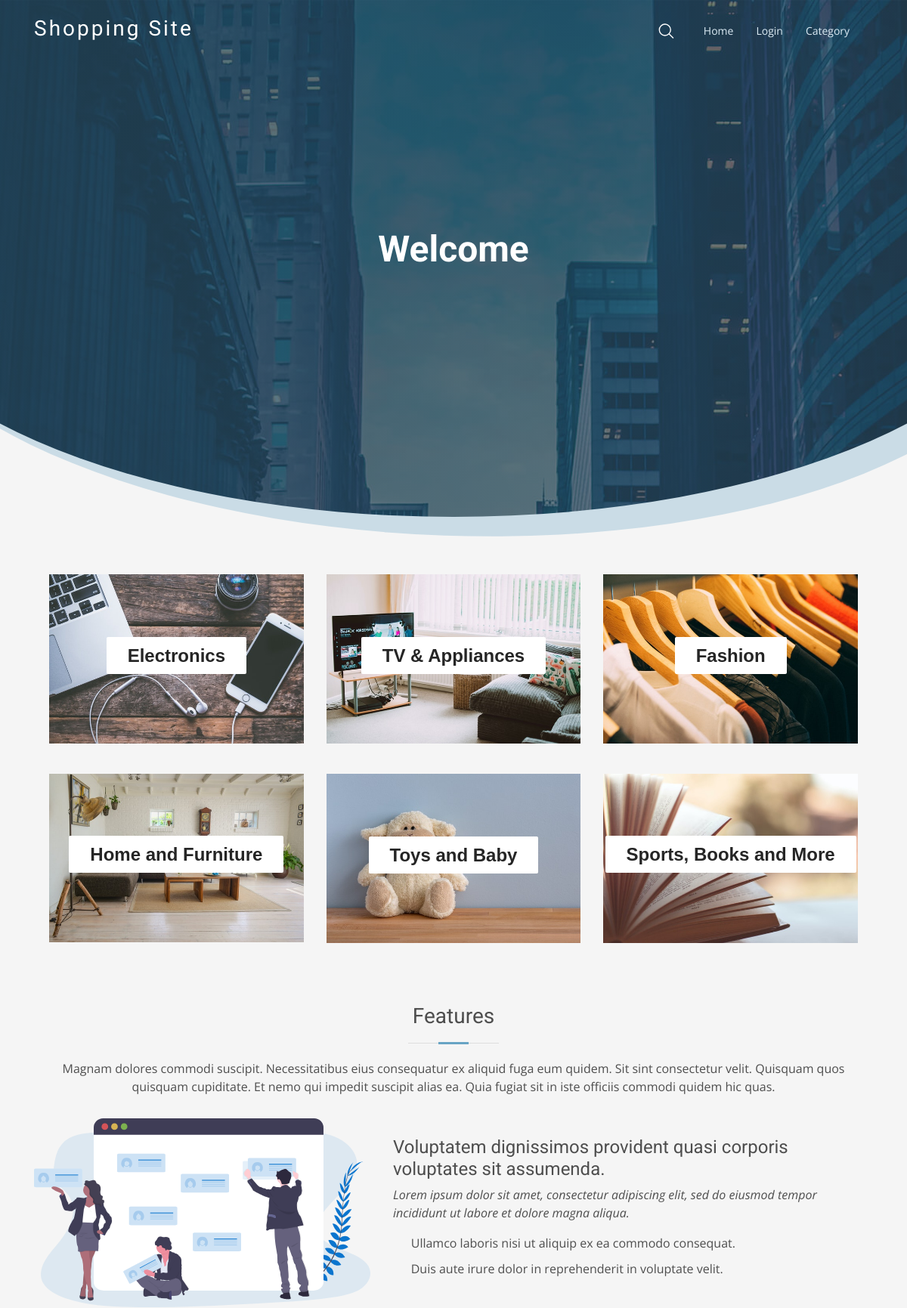
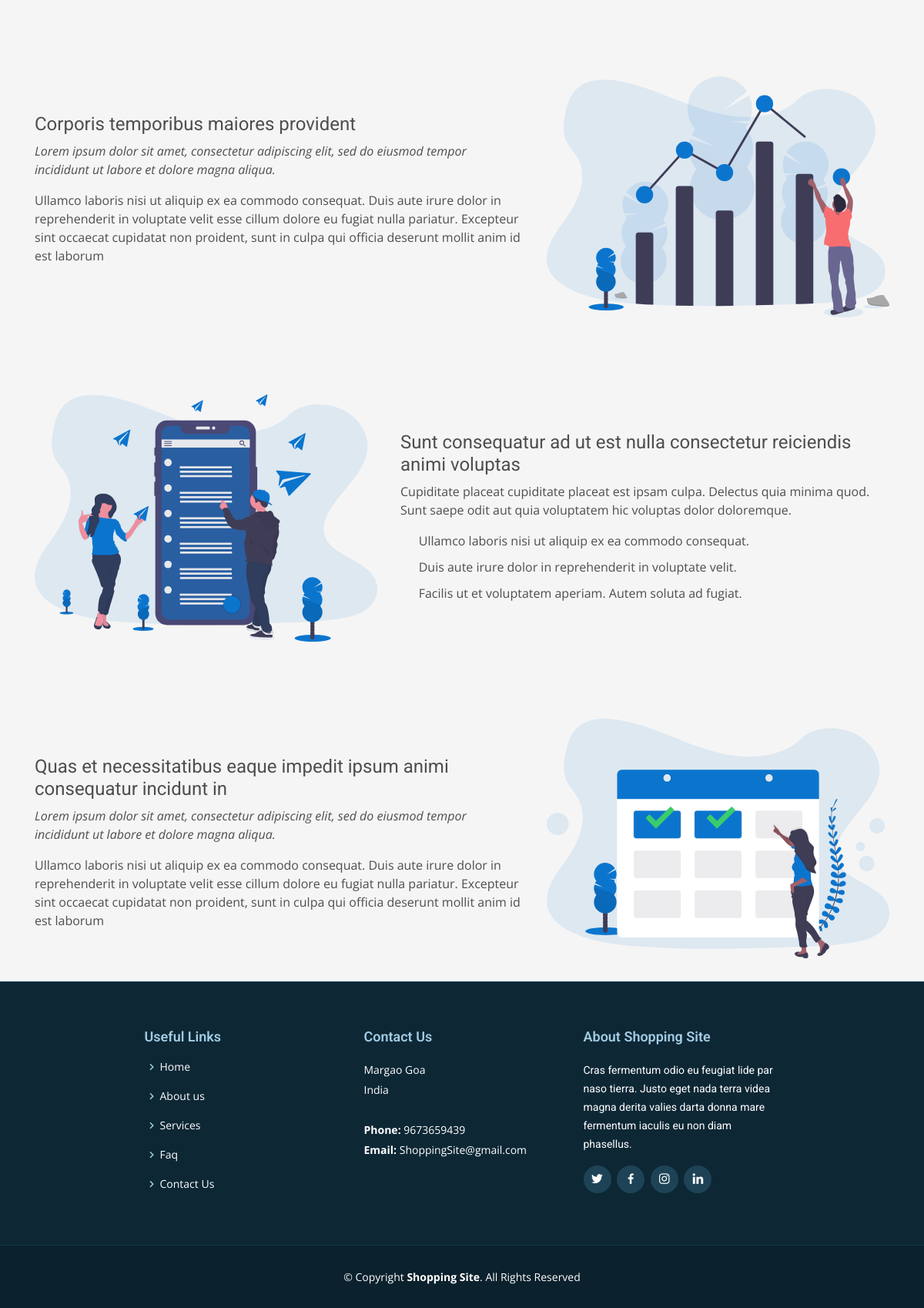
The page / on the database its author committed (2 pictures, top to bottom).
### products/models.py (models this page shows, shortened)
class Category(MPTTModel):
    name = models.CharField(max_length=50, unique=True)
    parent = TreeForeignKey('self', null=True, blank=True, related_name='children', db_index=True,
                            on_delete=models.CASCADE)
    image_url = models.ImageField(upload_to='category/img', null=True, blank=True)
    description = models.CharField(max_length=200, null=True, blank=True)
    slug = models.SlugField(unique=True, blank=True)
    class MPTTMeta:
        order_insertion_by = ['name']
    class Meta:
        unique_together = ('parent', 'slug')
        verbose_name_plural = 'categories'

### products/views.py (the view)
# urls.py: path('', views.homepage, name='homepage'),
def homepage(request):
    category = Category.objects.filter(level=0)
    return render(request, 'template/homepage.html', {'category': category})

### products/context_processors.py (called while the page is built)
def add_variable_to_context(request):
    if request.user.is_authenticated:
        wishlist_count = Profile.objects.get(user=request.user).wishlist_products.all().count()
        cart_count = Profile.objects.get(user=request.user).cart_products.all().count()
        order_count = Admin.objects.filter(customer=request.user).count()
        notification_count = Notification.objects.filter(user=request.user, close=False).count()
        notification_new_count = Notification.objects.filter(user=request.user, seen=False).count()
        return {
            'order_count': order_count,
            'wishlist_count': wishlist_count,
            'cart_count': cart_count,
            'notification_count': notification_count,
            'notification_new_count': notification_new_count,
        }
    else:
        return {}

### products/templates/template/homepage.html (shortened to what this page needs)
{% extends 'template/base.html' %}
{% load static %}
{% block content %}
<section id="hero" class="d-flex justify-content-center align-items-center">
    <div id="heroCarousel" class="container carousel carousel-fade" data-ride="carousel">
        <div class="carousel-item active">
            <div class="carousel-container">
                <h2 class="animated fadeInDown">Welcome</h2>
            </div>
        </div>
    </div>
</section>
<div class="banner-section">
    <div class="container-fluid">
        <div class="row">
            {% for i in category %}
            <div class="col-lg-4" data-aos="fade-up" data-aos-anchor-placement='top-bottom'
                 style="margin-bottom:40px">
                <div class="single-banner">
                    <div class="inner-text">
                        <h4><a href="{% url 'category' slug=i.slug %}" class="stretched-link">{{ i.name }}</a></h4>
                    </div>
                </div>
            </div>
            {% endfor %}
        </div>
    </div>
</div>
<section class="features" style="margin-bottom: 30px;">
    <div class="container">
        <div class="section-title">
            <h2>Features</h2>
            <p>Magnam dolores commodi suscipit. Necessitatibus eius consequatur ex aliquid fuga eum quidem. Sit sint
                consectetur velit. Quisquam quos quisquam cupiditate. Et nemo qui impedit suscipit alias ea. Quia
                fugiat sit in iste officiis commodi quidem hic quas.</p>
        </div>
        <div class="row" data-aos-anchor-placement='top-bottom' data-aos="fade-up">
            <div class="col-md-5">
                <img src="{% static 'img/features-1.svg' %}" class="img-fluid" alt="">
            </div>
            <div class="col-md-7 pt-4">
                <h3>Voluptatem dignissimos provident quasi corporis voluptates sit assumenda.</h3>
                <p class="font-italic">
                    Lorem ipsum dolor sit amet, consectetur adipiscing elit, sed do eiusmod tempor incididunt ut
                    labore et dolore
                    magna aliqua.
                </p>
                <ul>
                    <li><i class="icofont-check"></i> Ullamco laboris nisi ut aliquip ex ea commodo consequat.</li>
                    <li><i class="icofont-check"></i> Duis aute irure dolor in reprehenderit in voluptate velit.
                    </li>
                </ul>
            </div>
        </div>
        <div class="row" data-aos="fade-up" data-aos-anchor-placement='top-bottom'>
            <div class="col-md-5 order-1 order-md-2">
                <img src="{% static 'img/features-2.svg' %}" class="img-fluid" alt="">
            </div>
            <div class="col-md-7 pt-5 order-2 order-md-1">
                <h3>Corporis temporibus maiores provident</h3>
                <p class="font-italic">
                    Lorem ipsum dolor sit amet, consectetur adipiscing elit, sed do eiusmod tempor incididunt ut
                    labore et dolore
                    magna aliqua.
                </p>
                <p>
                    Ullamco laboris nisi ut aliquip ex ea commodo consequat. Duis aute irure dolor in reprehenderit
                    in voluptate
                    velit esse cillum dolore eu fugiat nulla pariatur. Excepteur sint occaecat cupidatat non
                    proident, sunt in
                    culpa qui officia deserunt mollit anim id est laborum
                </p>
            </div>
        </div>
        <div class="row" data-aos="fade-up" data-aos-anchor-placement='top-bottom'>
            <div class="col-md-5">
                <img src="{% static 'img/features-3.svg' %}" class="img-fluid" alt="">
            </div>
            <div class="col-md-7 pt-5">
                <h3>Sunt consequatur ad ut est nulla consectetur reiciendis animi voluptas</h3>
                <p>Cupiditate placeat cupiditate placeat est ipsam culpa. Delectus quia minima quod. Sunt saepe odit
                    aut quia voluptatem hic voluptas dolor doloremque.</p>
                <ul>
                    <li><i class="icofont-check"></i> Ullamco laboris nisi ut aliquip ex ea commodo consequat.</li>
                    <li><i class="icofont-check"></i> Duis aute irure dolor in reprehenderit in voluptate velit.
                    </li>
                    <li><i class="icofont-check"></i> Facilis ut et voluptatem aperiam. Autem soluta ad fugiat.</li>
                </ul>
            </div>
        </div>
        <div class="row" data-aos="fade-up" data-aos-anchor-placement='top-bottom'>
            <div class="col-md-5 order-1 order-md-2">
                <img src="{% static 'img/features-4.svg' %}" class="img-fluid" alt="">
            </div>
            <div class="col-md-7 pt-5 order-2 order-md-1">
                <h3>Quas et necessitatibus eaque impedit ipsum animi consequatur incidunt in</h3>
                <p class="font-italic">
                    Lorem ipsum dolor sit amet, consectetur adipiscing elit, sed do eiusmod tempor incididunt ut
                    labore et dolore
                    magna aliqua.
                </p>
                <p>
                    Ullamco laboris nisi ut aliquip ex ea commodo consequat. Duis aute irure dolor in reprehenderit
                    in voluptate
                    velit esse cillum dolore eu fugiat nulla pariatur. Excepteur sint occaecat cupidatat non
                    proident, sunt in
                    culpa qui officia deserunt mollit anim id est laborum
                </p>
            </div>
        </div>
    </div>
</section>
{% endblock %}

### products/static/css/style.css (style rules this page uses)
body { font-family : "Open Sans", sans-serif; color : #4e4e4e; background-color: #f5f5f5; }
a { color : #1e1e1e; text-decoration: none; transition : all 0.5s ease-in-out; }
h1, h2, h3, h4, h5, h6, .font-primary { font-family: "Roboto", sans-serif; }
#hero { width : 100%; height : 90vh; overflow: hidden; position: relative; }
#hero::after { content : ''; position : absolute; left : 50%; top : 0; width : 130%; height : 95%; background : linear-gradient(to right, rgba(30, 67, 86, 0.8), rgba(30, 67, 86, 0.6)), url("../img/hero-bg.jpg") center top no-repeat; z-index : 0; border-radius: 0 0 50% 50%; transform : translateX(-50%) rotate(0deg); }
#hero::before { content : ''; position : absolute; left : 50%; top : 0; width : 130%; height : 96%; background : #68A4C4; opacity : 0.3; z-index : 0; border-radius: 0 0 50% 50%; transform : translateX(-50%) translateY(18px) rotate(2deg); }
#hero .carousel-container { display : flex; justify-content: center; align-items : center; flex-direction : column; text-align : center; bottom : 0; top : 0; left : 0; right : 0; }
#hero h2 { color : #fff; margin-bottom: 30px; font-size : 48px; font-weight : 700; }
.section-title { text-align : center; padding-bottom: 30px; }
.section-title h2 { font-size : 28px; font-weight : 400; margin-bottom : 20px; padding-bottom: 20px; position : relative; }
.section-title h2::before { content : ''; position : absolute; display : block; width : 120px; height : 1px; background: #ddd; bottom : 1px; left : calc(50% - 60px); }
.section-title h2::after { content : ''; position : absolute; display : block; width : 40px; height : 3px; background: #68A4C4; bottom : 0; left : calc(50% - 20px); }
.section-title p { margin-bottom: 0; }
.features { padding-top: 0px; }
.features .row+.row { margin-top: 100px; }
.features h3 { font-weight: 400; font-size : 24px; }
.features ul { list-style: none; padding : 0; }
.features ul li { padding-bottom: 10px; }
.features ul i { font-size : 20px; padding-right: 4px; color : #68A4C4; }
.banner-section { padding: 40px 50px; }
.single-banner { position: relative; z-index : 1; }
.single-banner::before { position : absolute; left : 35px; top : 30px; border : 13px solid #ffffff; content : ""; opacity : 0.3; width : calc(100% - 70px); height : calc(100% - 60px); -webkit-transform : scale(0); -ms-transform : scale(0); transform : scale(0); -webkit-transition: all 0.3s; -o-transition : all 0.3s; transition : all 0.3s; }
.single-banner .inner-text { position : absolute; left : 0; top : 0; display : -webkit-box; display : -ms-flexbox; display : flex; -webkit-box-pack : center; -ms-flex-pack : center; justify-content : center; width : 100%; -webkit-box-align: center; -ms-flex-align : center; align-items : center; height : 100%; }
.single-banner .inner-text a { font-family : "Muli", sans-serif; color : #252525; font-weight : 700; padding : 11px 28px; background : #ffffff; border-radius : 2px; text-decoration: none; }

### rows shown on the page
Category: name "Electronics"
Category: name "TV & Appliances"
Category: name "Fashion"
Category: name "Home and Furniture"
Category: name "Toys and Baby"
Category: name "Sports, Books and More"
